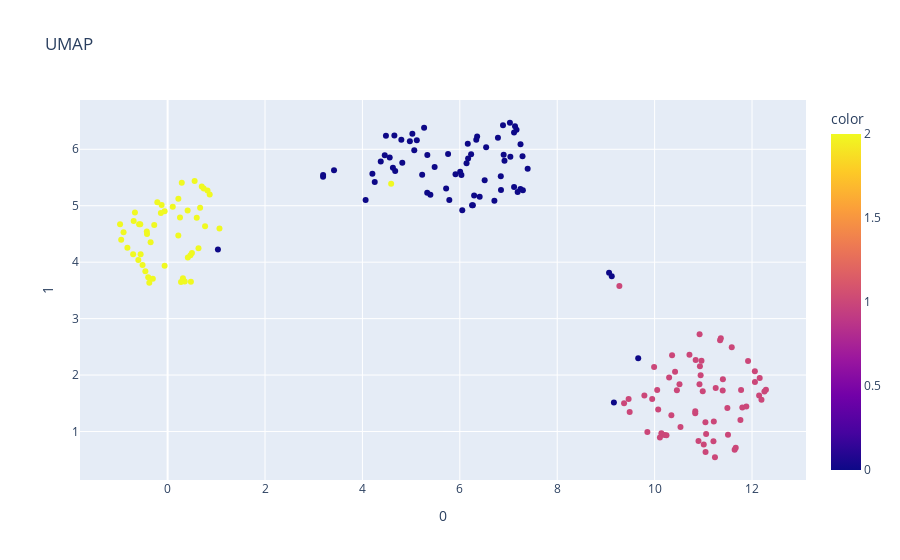

Source (notebook cell):
### Code cell
fig = px.scatter(umap_fitted, x=0, y=1, color=labels, title='UMAP')
fig.show()

### Figure 1 — Plotly figure (JSON) as saved in the notebook; plotly's stock layout.template omitted (floating-point values rounded to 4 significant figures; data arrays with more than 128 entries replaced by an {"elided": "..."} marker saying what was removed)
{"data": [{"hovertemplate": "0=%{x}<br>1=%{y}<br>color=%{marker.color}<extra></extra>", "legendgroup": "", "marker": {"color": {"elided": "178 int values"}, "coloraxis": "coloraxis", "symbol": "circle"}, "mode": "markers", "name": "", "orientation": "v", "showlegend": false, "type": "scatter", "x": {"elided": "178 float values"}, "xaxis": "x", "y": {"elided": "178 float values"}, "yaxis": "y"}], "layout": {"coloraxis": {"colorbar": {"title": {"text": "color"}}, "colorscale": [[0, "#0d0887"], [0.1111, "#46039f"], [0.2222, "#7201a8"], [0.3333, "#9c179e"], [0.4444, "#bd3786"], [0.5556, "#d8576b"], [0.6667, "#ed7953"], [0.7778, "#fb9f3a"], [0.8889, "#fdca26"], [1, "#f0f921"]]}, "legend": {"tracegroupgap": 0}, "title": {"text": "UMAP"}, "xaxis": {"anchor": "y", "domain": [0, 1], "title": {"text": "0"}}, "yaxis": {"anchor": "x", "domain": [0, 1], "title": {"text": "1"}}}}
